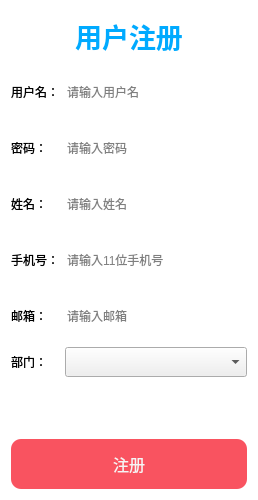
<?xml version="1.0" encoding="UTF-8"?>
<ui version="4.0">
 <class>signUpDialog</class>
 <widget class="QDialog" name="signUpDialog">
  <property name="geometry">
   <rect>
    <x>0</x>
    <y>0</y>
    <width>258</width>
    <height>500</height>
   </rect>
  </property>
  <property name="windowTitle">
   <string>Dialog</string>
  </property>
  <property name="styleSheet">
   <string notr="true">QDialog#signUpDialog{
	background-color: rgba(255, 255, 255, 180);
}
QLineEdit {
    border: none; /* 设置未选中时的边框为无 */
    border-radius: 10px; /* 设置圆角为 10px */
}

QLineEdit:focus {
    border: 2px solid red; /* 设置选中时的边框为红色 */
    border-radius: 10px; /* 设置圆角为 10px，保持和未选中状态一致 */
    outline: none; /* 去除默认的选中样式 */
}
</string>
  </property>
  <layout class="QVBoxLayout" name="verticalLayout_3">
   <item>
    <widget class="QLabel" name="label_4">
     <property name="font">
      <font>
       <pointsize>20</pointsize>
       <bold>true</bold>
      </font>
     </property>
     <property name="styleSheet">
      <string notr="true">color: rgb(0, 170, 255);</string>
     </property>
     <property name="text">
      <string>用户注册</string>
     </property>
     <property name="alignment">
      <set>Qt::AlignCenter</set>
     </property>
    </widget>
   </item>
   <item>
    <layout class="QHBoxLayout" name="horizontalLayout">
     <item>
      <layout class="QVBoxLayout" name="verticalLayout">
       <item>
        <widget class="QLabel" name="label">
         <property name="minimumSize">
          <size>
           <width>0</width>
           <height>50</height>
          </size>
         </property>
         <property name="text">
          <string>用户名：</string>
         </property>
        </widget>
       </item>
       <item>
        <widget class="QLabel" name="label_2">
         <property name="minimumSize">
          <size>
           <width>0</width>
           <height>50</height>
          </size>
         </property>
         <property name="text">
          <string>密码：</string>
         </property>
        </widget>
       </item>
       <item>
        <widget class="QLabel" name="label_3">
         <property name="minimumSize">
          <size>
           <width>0</width>
           <height>50</height>
          </size>
         </property>
         <property name="text">
          <string>姓名：</string>
         </property>
        </widget>
       </item>
       <item>
        <widget class="QLabel" name="label_5">
         <property name="minimumSize">
          <size>
           <width>0</width>
           <height>50</height>
          </size>
         </property>
         <property name="text">
          <string>手机号：</string>
         </property>
        </widget>
       </item>
       <item>
        <widget class="QLabel" name="label_6">
         <property name="minimumSize">
          <size>
           <width>0</width>
           <height>50</height>
          </size>
         </property>
         <property name="text">
          <string>邮箱：</string>
         </property>
        </widget>
       </item>
       <item>
        <widget class="QLabel" name="label_7">
         <property name="minimumSize">
          <size>
           <width>0</width>
           <height>30</height>
          </size>
         </property>
         <property name="text">
          <string>部门：</string>
         </property>
        </widget>
       </item>
      </layout>
     </item>
     <item>
      <layout class="QVBoxLayout" name="verticalLayout_2">
       <item>
        <widget class="QLineEdit" name="userNameLineEdit">
         <property name="minimumSize">
          <size>
           <width>0</width>
           <height>50</height>
          </size>
         </property>
         <property name="placeholderText">
          <string>请输入用户名</string>
         </property>
        </widget>
       </item>
       <item>
        <widget class="QLineEdit" name="passWordLineEdit">
         <property name="minimumSize">
          <size>
           <width>0</width>
           <height>50</height>
          </size>
         </property>
         <property name="echoMode">
          <enum>QLineEdit::Password</enum>
         </property>
         <property name="placeholderText">
          <string>请输入密码</string>
         </property>
        </widget>
       </item>
       <item>
        <widget class="QLineEdit" name="nameLineEdit">
         <property name="minimumSize">
          <size>
           <width>0</width>
           <height>50</height>
          </size>
         </property>
         <property name="echoMode">
          <enum>QLineEdit::Normal</enum>
         </property>
         <property name="placeholderText">
          <string>请输入姓名</string>
         </property>
        </widget>
       </item>
       <item>
        <widget class="QLineEdit" name="phoneLineEdit">
         <property name="minimumSize">
          <size>
           <width>0</width>
           <height>50</height>
          </size>
         </property>
         <property name="echoMode">
          <enum>QLineEdit::Normal</enum>
         </property>
         <property name="placeholderText">
          <string>请输入11位手机号</string>
         </property>
        </widget>
       </item>
       <item>
        <widget class="QLineEdit" name="emailLineEdit">
         <property name="minimumSize">
          <size>
           <width>0</width>
           <height>50</height>
          </size>
         </property>
         <property name="echoMode">
          <enum>QLineEdit::Normal</enum>
         </property>
         <property name="placeholderText">
          <string>请输入邮箱</string>
         </property>
        </widget>
       </item>
       <item>
        <widget class="QComboBox" name="comboBox">
         <property name="minimumSize">
          <size>
           <width>0</width>
           <height>30</height>
          </size>
         </property>
         <property name="placeholderText">
          <string>选择部门</string>
         </property>
         <property name="duplicatesEnabled">
          <bool>false</bool>
         </property>
         <item>
          <property name="text">
           <string>技术部</string>
          </property>
         </item>
         <item>
          <property name="text">
           <string>财务部</string>
          </property>
         </item>
         <item>
          <property name="text">
           <string>市场部</string>
          </property>
         </item>
         <item>
          <property name="text">
           <string>商务部</string>
          </property>
         </item>
         <item>
          <property name="text">
           <string>销售部</string>
          </property>
         </item>
         <item>
          <property name="text">
           <string>生产部</string>
          </property>
         </item>
        </widget>
       </item>
      </layout>
     </item>
    </layout>
   </item>
   <item>
    <widget class="QLabel" name="tipLabel">
     <property name="minimumSize">
      <size>
       <width>0</width>
       <height>20</height>
      </size>
     </property>
     <property name="styleSheet">
      <string notr="true">color: rgb(255, 0, 0);</string>
     </property>
     <property name="text">
      <string/>
     </property>
    </widget>
   </item>
   <item>
    <widget class="QPushButton" name="ok_btn">
     <property name="minimumSize">
      <size>
       <width>0</width>
       <height>50</height>
      </size>
     </property>
     <property name="font">
      <font>
       <pointsize>12</pointsize>
      </font>
     </property>
     <property name="styleSheet">
      <string notr="true">QPushButton{
	color: rgb(245, 245, 245);
	border: none;
	background-color: rgb(249,83,96);
	border-radius: 10px;
}
QPushButton:hover{
	color: rgb(245, 245, 245);
	border: none;
	background-color: rgb(231,75,91);
	border-radius: 10px;
}</string>
     </property>
     <property name="text">
      <string>注册</string>
     </property>
    </widget>
   </item>
  </layout>
 </widget>
 <resources/>
 <connections/>
</ui>
